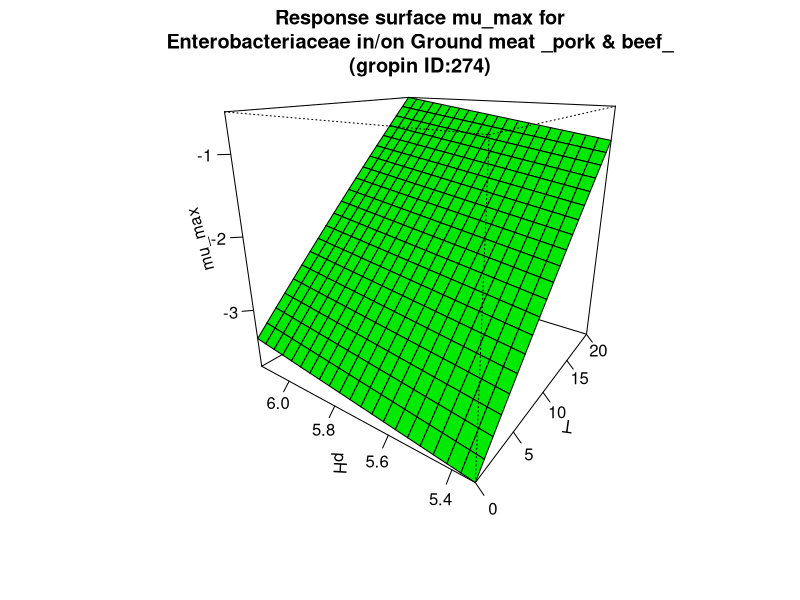

R code for this plot:
#############################
# start of Parameter script
#############################
T <- seq(0,20.02,length.out=21)
pH <- seq(5.33466533466533,6.13613,length.out=21)
#############################
# end of Parameter script
#############################
############################# 
# start of Model script Gropin ID 274 
#############################
 
# constant coefficients for this model
mref <- 0.026
dm <- 0.535
Ea <- 95.8
 
variables <- data.frame(T,pH)
argumentsPar <- expand.grid(variables)
 
# heart of the model
response_surface <- function(T,pH) {
   mumax <-(log(mref)-dm*(5.7-pH)-(Ea/0.00831)*((1/(T+273))-(1/273)))

return(mumax=mumax)
} 

# output parameters
mumax <- cbind(argumentsPar,response_surface(argumentsPar['T'],argumentsPar['pH']))
colnames(mumax) <- c(colnames(argumentsPar),'mumax')
#############################
# End of Model script
#############################
############################# 
# start of Visualisation script Gropin ID 274 
#############################
persp(T,pH,matrix(unlist(mumax$mumax),nrow=21),col = 'green',xlab='T',ylab='pH',zlab='mu_max',main='Response surface mu_max for
Enterobacteriaceae in/on Ground meat _pork & beef_
(gropin ID:274)',theta=305,phi=20,shade=0.25,ticktype = 'detailed')
#############################
# End of Visualisation script
#############################
